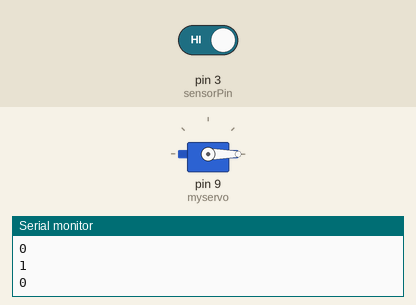
This sketch was run on a simulated Arduino Uno, built with avr-gcc and run on an emulated ATmega328P. Shown: servo, the last lines printed to the serial monitor. The test bench sets the inputs (shaded band); at power-on: pin 3 (sensorPin) HIGH.

Above: at 1.2 s.
1.3 s: pin 3 (sensorPin) driven LOW
At 2.27 s:
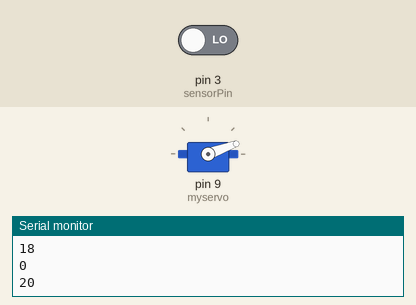
At 3.29 s:
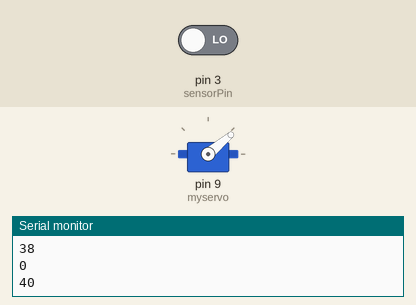
4.3 s: pin 3 (sensorPin) driven HIGH
Timing chart, 0 to 8.8 s (numbered marks = the images above; inputs shaded):
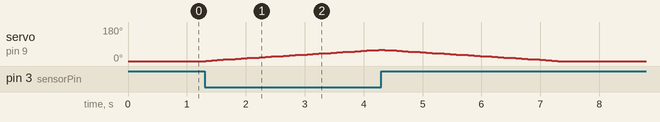

The sketch:

Project_7.ino
```cpp
#include <Servo.h>

int sensorPin = 3;          //震动传感器 – Digital 3
Servo myservo;
int pos = 0;

void setup() {
    Serial.begin(9600);
    pinMode(sensorPin, INPUT);
    myservo.attach(9);         //舵机 – Digital 9
}

void loop() {
  int sensorState = digitalRead(sensorPin);//读取震动传感器的状态
  Serial.println(sensorState);
  if(!sensorState){  //一旦状态发生变化，舵机加2°，直到加到180°
            pos = pos +2;
            if(pos >=180){
                pos = 180;
            }
            myservo.write(pos);      //写入舵机的角度
            Serial.println(pos);     //串口同时输出角度值
            delay(100);
  } else{  //状态不发生变化，舵机减2°，直到减到0°
            pos = pos - 2;
            if(pos <=0){
                pos = 0;
            }
            myservo.write(pos);
            Serial.println(pos);
            delay(100);
  }
  delay(1);
}
```

Measured:
- after the input at 1.3 s, servo on pin 9 (myservo): moves from 0° to 60° over 2.9 s, starting at once
